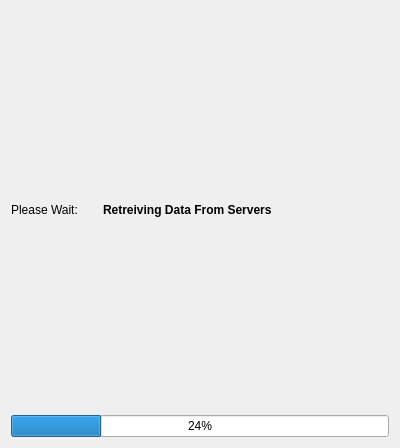
<?xml version="1.0" encoding="UTF-8"?>
<ui version="4.0">
 <class>statusbar</class>
 <widget class="QWidget" name="statusbar">
  <property name="geometry">
   <rect>
    <x>0</x>
    <y>0</y>
    <width>400</width>
    <height>448</height>
   </rect>
  </property>
  <property name="windowTitle">
   <string>Form</string>
  </property>
  <layout class="QGridLayout" name="gridLayout">
   <item row="0" column="1">
    <widget class="QLabel" name="Message">
     <property name="font">
      <font>
       <weight>75</weight>
       <bold>true</bold>
      </font>
     </property>
     <property name="text">
      <string>Retreiving Data From Servers</string>
     </property>
    </widget>
   </item>
   <item row="0" column="0">
    <widget class="QLabel" name="pleaseWait">
     <property name="maximumSize">
      <size>
       <width>86</width>
       <height>16777215</height>
      </size>
     </property>
     <property name="text">
      <string>Please Wait: </string>
     </property>
    </widget>
   </item>
   <item row="1" column="0" colspan="2">
    <widget class="QProgressBar" name="status">
     <property name="value">
      <number>24</number>
     </property>
    </widget>
   </item>
  </layout>
 </widget>
 <resources/>
 <connections/>
</ui>
